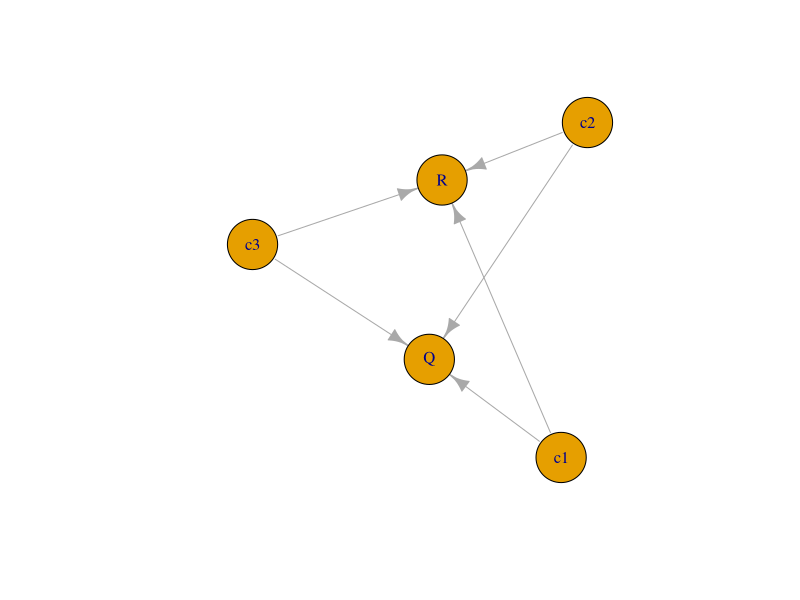

Recreate this plot in R.

#In this code, which is presented in Appendix S1, Box S1 we use the Inductive Causation Algorithm (IC-Algorithm) 
# given in Pearl (2009) section 2.5 titled "Recovering DAG Structures".
# This algorithm takes in a joint probability distribution of observed variables
# and uses the conditional independence relationships among them to
# determine a graph in which pairs of variables are concluded to be
# (1)  Non-adjacent (no edge between them, i.e. not connected by a link)
# (2)  Adjacent, but the direction of causation cannot be determined.
#      These pairs are left with a non-directed edge between them (i.e., a-b).
# (3)  Causally directed, where the pairs are connected a directed arrow 
#      (i.e., a->b) and are described 
#     by Pearl and Verma (1991, section 5) as "'genuine' causal relationships". 

#We apply this algorithm to a distribution consistent with that posited by
#  the SZC model for the relationships between Biodiversity,
#  Community composition and Trait composites. The goal is to see if 
#  the algorithm returns the causal relationships claimed by SZC, or 
#  if it finds that the relationships between community composition 
#  and the deterministic nodes Biodiversity and Trait composites is
#  non-causal, as claimed by GLS.

# To implement the algorithm, we make a distribution of observed variables 
# for three species (c1, c2, c3), Richness (R) and 
# Functional trait composites (i.e. trait diversity) (Q).

# For simplicity we treat:
# (1) The trait value of each species is treated as constant
# (2) We use 3 species to create variation in R, but do not show the results
#     for c3 to limit the size of the script. The tests and results are the same as with c1 and c2. 
# (3) We use familiar, linear, but approximate tests for the conditional independence
#     tests. Using more complicated, precise tests acts to strengthen the results.
# (4) We run the test 1000 times to demonstrate the stability of the distribution
#     to account for sampling errors.

#Set up variables to hold 1000 repeated simulations for our conditional
#independence tests
R_Q_null<-R_Q_C<-c1_R_null<-c2_R_null<-c1_Q_null<-c2_Q_null<-c1_c2_null<-rep(NA,1000)
c1_R_Z<-c2_R_Z<-c1_Q_Z<-c2_Q_Z<-matrix(NA,nrow = 1000,ncol=7)

for(i in 1:1000){
#Simulate 1000 communities
c1<-rnbinom(1000,mu = 10,size = .5)
c2<-rnbinom(1000,mu = 10,size = .5)
c3<-rnbinom(1000,mu = 10,size = .5)
#Set some trait value for each spp. (we treat these are constants for simplicity)
t1<-rnorm(1,10,3)
t2<-rnorm(1,10,3)
t3<-rnorm(1,10,3)

#Derive R and Q where Q is a weighted trait variation for each community

R<-apply(cbind(c1>0,c2>0,c3>0),1,sum)

#Create function to calculate Q which returns NA if c_x=0
Q_bits<-cbind(ifelse(c1==0,NA,c1*t1),ifelse(c2==0,NA,c2*t2),ifelse(c3==0,NA,c3*t3))
Q<-apply(Q_bits,1,function(x)sum(dist(x),na.rm = T))

#The resulting correlations are
example_cor_structure<-cor(cbind(c1,c2,c3,R,Q))

#We begin to apply the IC-Algorithm

#STEP 1 (Pearl 2009 Section 2.5):For each pair of variables test
#       if there is a set Z of variables
#       that makes them independent including the null set.
#       if they are non-independent given the null set and cannot be 
#       made independent by conditioning on any set Z then draw an un-directed
#       edge (a-b) between them.  

#Are R and Q independent by conditioning on Z={null}?
R_Q_null[i]<-summary(lm(R~Q))$coef["Q","Pr(>|t|)"]>0.05
#FALSE

#Can they be made independent by conditioning on composition (c1,c2,c3)?
R_Q_C[i]<-summary(lm(R~Q+(c1>0)+(c2>0)+(c3>0)))$coef["Q","Pr(>|t|)"]>0.05
#TRUE, so no edge is drawn between Q and R


#Are c1 and R independent by conditioning on Z={null}?
c1_R_null[i]<-summary(lm(c1>0~R))$coef["R","Pr(>|t|)"]>0.05
#FALSE

#Can c1 and R be made independent by conditioning on any set of vars?
c1_R_Z[i,]<-c(summary(lm(c1>0~R+Q+(c3>0)+(c2<0)))$coef["R","Pr(>|t|)"]>0.05,
              summary(lm(c1>0~R+Q+(c3>0)))$coef["R","Pr(>|t|)"]>0.05,
              summary(lm(c1>0~R+Q+(c2<0)))$coef["R","Pr(>|t|)"]>0.05,
              summary(lm(c1>0~R+(c3>0)+(c2<0)))$coef["R","Pr(>|t|)"]>0.05,
              summary(lm(c1>0~R+(c3>0)))$coef["R","Pr(>|t|)"]>0.05,
              summary(lm(c1>0~R+(c2<0)))$coef["R","Pr(>|t|)"]>0.05,
              summary(lm(c1>0~R+Q))$coef["R","Pr(>|t|)"]>0.05)
#FALSE so draw an un-directed edge between c1 and R (c1-R)

#Are c2 and R independent by conditioning on Z={null}?
c2_R_null[i]<-summary(lm(c2>0~R))$coef["R","Pr(>|t|)"]>0.05
#FALSE

#Can c2 and R be made independent by conditioning on any set of vars?
c2_R_Z[i,]<-c(summary(lm(c2>0~R+Q+(c3>0)+(c1>0)))$coef["R","Pr(>|t|)"]>0.05,
              summary(lm(c2>0~R+Q+(c3>0)))$coef["R","Pr(>|t|)"]>0.05,
              summary(lm(c2>0~R+Q+(c1>0)))$coef["R","Pr(>|t|)"]>0.05,
              summary(lm(c2>0~R+(c3>0)+(c1>0)))$coef["R","Pr(>|t|)"]>0.05,
              summary(lm(c2>0~R+(c3>0)))$coef["R","Pr(>|t|)"]>0.05,
              summary(lm(c2>0~R+(c1>0)))$coef["R","Pr(>|t|)"]>0.05,
              summary(lm(c2>0~R+Q))$coef["R","Pr(>|t|)"]>0.05)
#FALSE so draw an un-directed edge between c2 and R (c2-R)
    
#Are c1 and Q separated by Z={null}?
c1_Q_null[i]<-summary(lm(c1~Q))$coef["Q","Pr(>|t|)"]>0.05
#FALSE

#Can c1 and Q be made independent by conditioning on any set of vars?
c1_Q_Z[i,]<-c(summary(lm(c1~Q+c2+c3))$coef["Q","Pr(>|t|)"]>0.05,
              summary(lm(c1~Q+c2))$coef["Q","Pr(>|t|)"]>0.05,
              summary(lm(c1~Q+c3))$coef["Q","Pr(>|t|)"]>0.05,
              summary(lm(c1~Q+R))$coef["Q","Pr(>|t|)"]>0.05,
              summary(lm(c1~Q+c2+R))$coef["Q","Pr(>|t|)"]>0.05,
              summary(lm(c1~Q+R+c3))$coef["Q","Pr(>|t|)"]>0.05,
              summary(lm(c1~Q+c2+c3+R))$coef["Q","Pr(>|t|)"]>0.05)
#FALSE so draw an un-directed edge between c1 and R (c1-Q)

#Are c2 and Q separated by Z={null}?
c2_Q_null[i]<-summary(lm(c2~Q))$coef["Q","Pr(>|t|)"]>0.05

#Can c2 and Q be made independent by conditioning on any set of vars?
c2_Q_Z[i,]<-c(summary(lm(c2~Q+c1+c3))$coef["Q","Pr(>|t|)"]>0.05,
              summary(lm(c2~Q+c1))$coef["Q","Pr(>|t|)"]>0.05,
              summary(lm(c2~Q+c3))$coef["Q","Pr(>|t|)"]>0.05,
              summary(lm(c2~Q+R))$coef["Q","Pr(>|t|)"]>0.05,
              summary(lm(c2~Q+c1+R))$coef["Q","Pr(>|t|)"]>0.05,
              summary(lm(c2~Q+R+c3))$coef["Q","Pr(>|t|)"]>0.05,
              summary(lm(c2~Q+c1+c3+R))$coef["Q","Pr(>|t|)"]>0.05)
#FALSE so draw an un-directed edge between c2 and Q (c2-Q)

#Are c2 and c1 separated by Z={null}?
c1_c2_null[i]<-summary(lm(c1~c2))$coef["c2","Pr(>|t|)"]>0.05
#TRUE
}

#Look at an example correlation matrix of the variables.
example_cor_structure

#Reminder of step 1 procedure:  
#  for each pair of variables, we test if they are independent given a null set
#  (which asks if they are correlated in the joint distribution). If they 
#  are, we ask if there is any set of the other variables that makes
#  them independent by conditioning. If such a set exists, we do nothing.
#  If such a set does not exist, we connect the variables with an un-directed
#  edge (a-b). Figuring out the direction of these edges, if possible, happens
#  in the later steps.

#Percent of sims where R and Q are independent given null 
# (should be <<0.05 if associated with no conditioning set)
sum(R_Q_null)/1000

#Percent of sims where R and Q are independent given C
# (should near >=0.95 if R and Q are independent given C)
sum(R_Q_C)/1000

#Percent of sims where c1 or c2 are of R or Q independent given null
# (these should be <<0.05 if associated with no conditioning set)
sum(c1_R_null)/1000
sum(c2_R_null)/1000
sum(c1_Q_null)/1000
sum(c2_Q_null)/1000

#Percent of sims the c1 and c2 are independent given null
# (should near >=0.95 if not associated with no conditioning set)
sum(c1_c2_null)/1000

#Percent of sims where c1 or c2 are of R or Q independent given other variables
# (should be <=0.05 if {c1,R,Q} and {c2,R,Q} are not independent given any 
# conditioning set)
sum(apply(c1_R_Z,1,any))/1000
sum(apply(c2_R_Z,1,any))/1000
sum(apply(c1_Q_Z,1,any))/1000
sum(apply(c2_Q_Z,1,any))/1000


# Results of step 1:
# No edge is drawn between R and Q.
# No edge is drawn between c1 and c2.
# Un-directed edges are drawn between {(c1-R),(c2-R),(c1-Q),(c2-Q)}.

#STEP 2 (Pearl 2009 Section 2.5): For each pair of non-adjacent variables a and b (i.e. with no edge between them)
# but with a common neighbor c, check to see if the common neighbor c is in the 
# conditioning set that makes them independent
#  (a) if true do nothing 
#  (b) if false, then add arrowheads pointing at c from a and b (i.e., a->c<-b)

#From step 1, We have 2 pairs of non-adjacent variables (R,Q) and (c1,c2)

#Let's check R and Q. They are non-adjacent in our list from step 1
#  i.e. {(c1-R),(c2-R),(c1-Q),(c2-Q)}. They share common neighbors c1 and c2.
# However, c1 and c2 are both in the conditioning set that renders them 
# independent. Therefore, we do nothing (step 2 condition (a)).

#Let's check c1 and c2. They are non-adjacent in our list from step 1
# {(c1-R),(c2-R),(c1-Q),(c2-Q)}. They share common neighbors R and Q.
# Since neither R nor Q are not in the conditioning set that renders them
# independent (i.e. the null set), we draw the arrows c1->R<-c2 and c1->Q<-c2.
# (step 2 condition (b))

#There are additional steps to the algorithm (see: Pearl 2009 Section 2.5),
#but since all of our un-directed edges from step 1 are accounted for,
#we can stop.


#This demonstrates the IC-Algorithm has returned the casual relationships between 
#composition, richness and trait diversity posited by SZC


#according to Pearl and Verma (1991, Section 5):
 # "The result of this procedure is a substructure
#  called core(P^) in which every marked uni-directed arrow X->Y 
#  stands for the statement 'X has a causal influence on Y 
#  (in all minimal latent structures consistent with the data').
#  We call these relationships 'genuine' causal influences..."
# where the ... above refers to a figure in Pearl and Verma (1991, Figure 1a).

#Optional -- Draw resulting structure

#If the igraph package is not installed
# un-comment the following line:
#install.packages("igraph")

library(igraph)
#Declare nodes
nodes<-c("R","Q","c1","c2","c3")
#Define links resulting from the IC-Algorithm
links<-cbind("from"=c(rep("c1",2),rep("c2",2),rep("c3",2)),"to"=rep(c("R","Q"),3))
#Use these to create a igraph object
net<-graph_from_data_frame(links,vertices = nodes,directed = T)    
#Plot it to the screen
plot(net,vertex.size=30)

####Citations####
#Pearl, J. & T.S. Verma. 1991. A theory of inferred causation.
#  Proceedings of the Second International Conference on 
#  Principles of Knowledge Representation and Reasoning. 441–452.

# Pearl, J. 2009. Causality. Second edition. Cambridge University Press, Cambridge, UK

